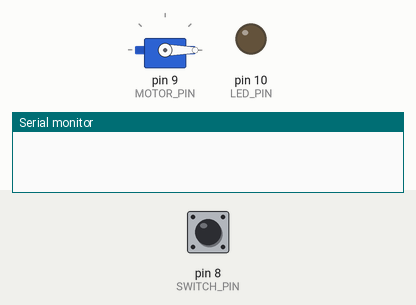
This sketch was run on a simulated Arduino Uno, built with avr-gcc and run on an emulated ATmega328P. On the bench: servo, output pins drawn as LEDs (lit = HIGH), the last lines printed to the serial monitor. The test bench sets the inputs (shaded band); at power-on: pin 8 (SWITCH_PIN) HIGH.

Above: at 3.9 s.
4.0 s: pin 8 (SWITCH_PIN) pulled LOW for 1.9 s
At 6.6 s:
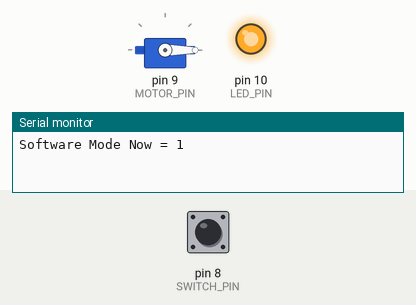
7.4 s: pin 8 (SWITCH_PIN) pulled LOW for 1.9 s
11.4 s: pin 8 (SWITCH_PIN) pulled LOW for 3.2 s
At 17.3 s:
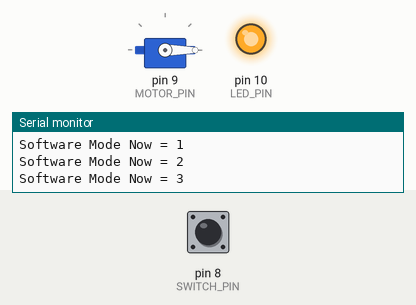
19.9 s: pin 8 (SWITCH_PIN) pulsed LOW 5 times (0.12 s each, 0.3 s apart)
At 22.5 s:
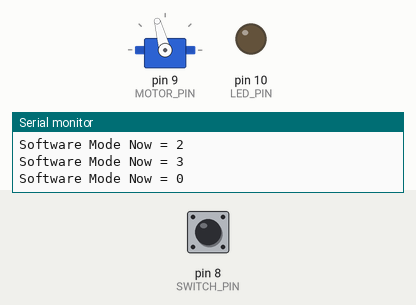
Timing chart, 0 to 24.0 s (numbered marks = the images above; inputs shaded):
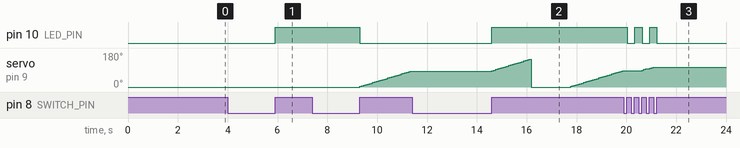

Measured:
- after the input at 4.0 s, pin 10 (LED_PIN): LOW → HIGH after 1.9 s
- after the input at 7.4 s, pin 10 (LED_PIN): HIGH → LOW after 1.9 s; servo on pin 9 (MOTOR_PIN): moves from 0° to 84° over 2.0 s, starting after 1.9 s
- after the input at 11.4 s, pin 10 (LED_PIN): LOW → HIGH after 3.2 s
- after the input at 19.9 s, pin 10 (LED_PIN): alternates HIGH for 0.30 s and LOW for 0.30 s, 5 changes in all, then stays LOW, starting after 0.13 s

The sketch:

ShadowPuppets.ino
```cpp
/*

A simple sketch to control the simple shadow puppet rig
detailed in chapter 16 of "Practical AVR Microcontrollers".
The program runs in one of four modes:

00 = LED off, Motor Off
01 = LED on, Motor Off
02 = LED off, Motor On
03 = LED On, Motor On

When enabled, the motor sweeps back and forth to draw the
puppet across the light shone by the LED. This casts a moving
shadow on whatever surface the light hits (opposite wall etc).
*/

#define SWITCH_PIN 8
#define MOTOR_PIN 9
#define LED_PIN 10

#include <Servo.h>

Servo myMotor; // The servo motor
int theAngle=0; // Remembered angle of the motor.
int thisMode =0; // Program's current mode.

void setup()
{
  myMotor.attach(MOTOR_PIN); // Setup the motor control pin
  pinMode(LED_PIN,OUTPUT); // Make the LED control pin an o/p
  pinMode(SWITCH_PIN,INPUT); // Make the switch pin an input.
  digitalWrite(SWITCH_PIN,HIGH); // Enable the pull up.

  digitalWrite(LED_PIN,LOW); // Ensure the LED starts Off
  myMotor.write(0); // Ensure the motor starts at home pos.

  Serial.begin(9600); // Init serial - minimal use.
}

void loop()
{
  // Is the switch pressed?
  if (digitalRead(SWITCH_PIN) == LOW)
  {
  do
    {
      delay(5); // Wait for switch to be released
    }
    while (digitalRead(SWITCH_PIN) == LOW);

    // Switch was released.
    delay (5); // debounce delay
    thisMode++; // Increment the program mode
    if (thisMode >= 4) // If it maxes out, reset to zero
    {
      thisMode =0;
    }
    Serial.print("Software Mode Now = "); // Say the mode
    Serial.println(thisMode,DEC);
  }

// If bit zero of thisMode is set, then the LED is on.
  if (thisMode & 1)
  {
    digitalWrite(LED_PIN,HIGH);
  }
  else
  {
    digitalWrite(LED_PIN,LOW);
  }

// If bit one of thisMode is set, then advance the motor angle.
  if (thisMode & 2)
  {
    theAngle+=3;
    if (theAngle >=150) // Are we at end of travel for mtr?
    {
      theAngle = 0;  // We are, reset the motor back to home pos
    }
    myMotor.write(theAngle);
  }

  delay(75);
  if (theAngle==0) // If we just reset the motor, give it time...
  {
    delay(1500);
  }

}
```
